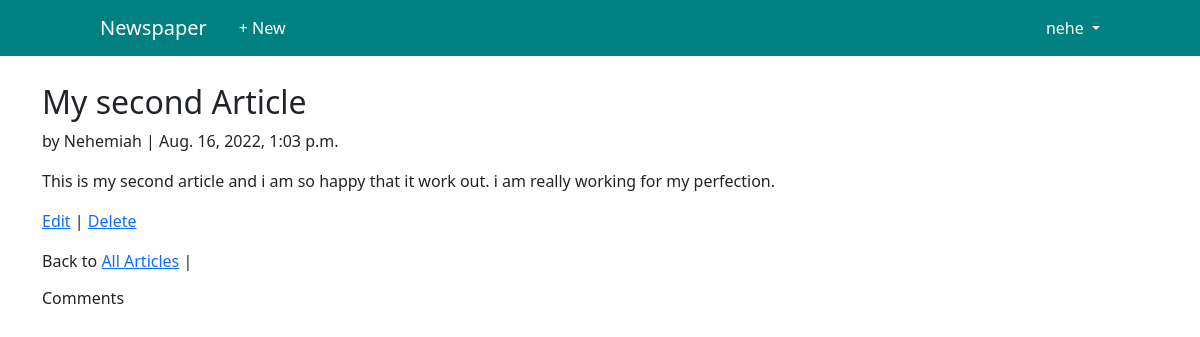
The app's page /articles/2/ (signed in) with its own data.
### users/models.py (models this page shows)
class CustomUser(AbstractUser):
    age = models.PositiveIntegerField(null=True, blank=True)

### articles/models.py (models this page shows, shortened)
class Article(models.Model):
    title = models.CharField(max_length=255)
    body = models.TextField()
    date = models.DateTimeField(auto_now_add=True)
    author = models.ForeignKey(get_user_model(), on_delete=models.CASCADE,)

### articles/views.py (the view)
# urls.py: path('<int:pk>/', ArticleDetailView.as_view(), name='article_detail'),
class ArticleDetailView(LoginRequiredMixin, DetailView):
    model = Article
    template_name = 'article_detail.html'
    login_url = 'login'

### users/templates/article_detail.html (shortened to what this page needs)
{% extends 'base.html' %}
{% block content %}
<div class="article_entry">
    <h2>{{ object.title }}</h2>
    <p>by {{ object.author }} | {{ object.date }}</p>
    <p>{{ object.body }}</p>
</div>
<p>
    <a href="{% url 'article_edit' article.pk %}">Edit</a> |
    <a href="{% url 'article_delete' article.pk %}">Delete</a>
</p>
<p>
    Back to <a href="{% url 'article_list' %}">All Articles</a> |
</p>
<p><h6>Comments</h6>
</p>
{% endblock content %}

### users/templates/base.html (shortened to what this page needs)
{% load static %}
<!DOCTYPE html>
<html>
<head>
  <link href="{% static 'style.css' %}" rel="stylesheet">
  <link href="https://cdn.jsdelivr.net/npm/bootstrap@5.1.3/dist/css/bootstrap.min.css" rel="stylesheet">
</head>
<body>
  <div class="container">
    <header class="p-3 mb-3 border-bottom">
      <div class="container-fluid">
        <nav class="navbar navbar-expand-md navbar-custom fixed-top d-flex flex-wrap align-items-center justify-content-center justify-content-lg-start">
          <a class="navbar-brand" href="{% url 'home' %}">Newspaper</a>
          <ul class="nav col-12 col-lg-auto me-lg-auto mb-2 justify-content-center
            mb-md-0">
          {% if user.is_authenticated %}
            <li><a href="{% url 'article_new' %}" class="nav-link">+ New</a></li>
          </ul>
          <div class="dropdown text-end">
            <a href="#" class="d-block dropdown-toggle"
              id="dropdownUser1" data-bs-toggle="dropdown" aria-expanded="false">
              {{ user.username }}
            </a>
          </div>
          {% else %}
          <div class="text-end">
            <a href="{% url 'login' %}" class="btn btn-primary">Log In</a>
            <a href="{% url 'signup' %}" class="btn btn-primary">Sign Up</a>
          </div>
          {% endif %}
        </nav>
      </div>
    </header>
    <main>
      {% block content %}
      {% endblock content %}
    </main>
  </div>
</body>
</html>

### static/style.css (style rules this page uses)
.navbar-custom { color:white; background-color:teal; }
.navbar-brand { margin-left: 100px; color:white; }
main { margin-top: 50px; }
li .nav-link { color:white; }
.d-block { color:white; margin-right: 100px; text-decoration: none; }
.text-end { float:right; }

### records on screen
CustomUser: username "nehe"
Article: title "My second Article", author "Nehemiah", date "Aug. 16, 2022, 1:03 p.m.", body "This is my second article and i am so happy that it work out. i am really working for my perfection."
